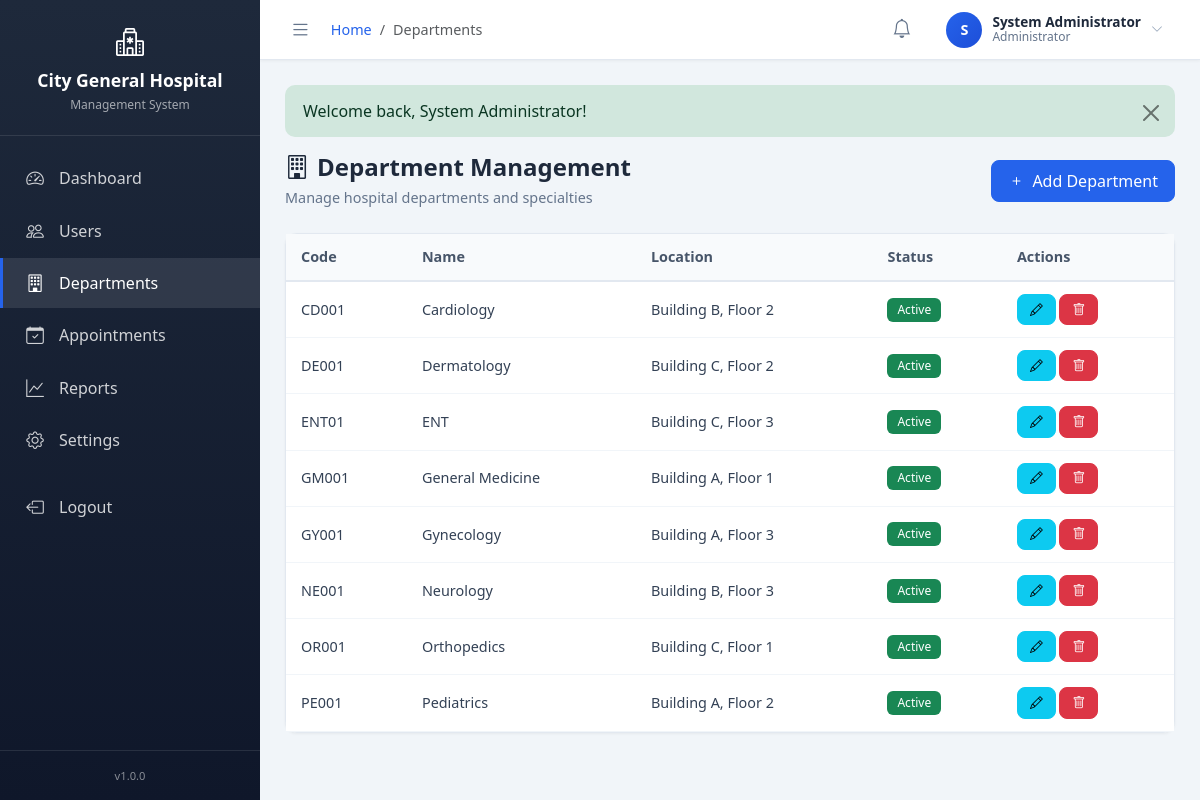
/pages/admin/departments.php (signed in), run on the app's committed database.
### tables this page shows
CREATE TABLE IF NOT EXISTS departments (
    dept_id         INT PRIMARY KEY AUTO_INCREMENT,
    dept_name       VARCHAR(100) NOT NULL,
    dept_code       VARCHAR(20) UNIQUE,
    description     TEXT,
    location        VARCHAR(100),
    is_active       TINYINT(1) DEFAULT 1,
    created_at      TIMESTAMP DEFAULT CURRENT_TIMESTAMP
);

### pages/admin/departments.php (the view, shortened to what this page needs)
<?php
$db = getDB();
$action = $_GET['action'] ?? 'list';
$stmt = $db->query("SELECT * FROM departments ORDER BY dept_name");
$departments = $stmt->fetchAll();
$editDept = null;
include __DIR__ . '/../../includes/header.php';
?>
<div class="page-header d-flex justify-content-between align-items-center">
    <div>
        <h2><i class="bi bi-building me-2"></i>Department Management</h2>
        <p>Manage hospital departments and specialties</p>
    </div>
    <a href="?action=add" class="btn btn-primary"><i class="bi bi-plus me-2"></i>Add Department</a>
</div>
<?php if ($action === 'add' || ($action === 'edit' && $editDept)): ?>
<div class="card">
    <div class="card-header">
        <h5><?php echo $editDept ? 'Edit Department' : 'Add Department'; ?></h5>
    </div>
    <div class="card-body">
        <form method="POST">
            <?php if ($editDept): ?><input type="hidden" name="dept_id" value="<?php echo $editDept['dept_id']; ?>"><?php endif; ?>
            <div class="row">
                <div class="col-md-6 mb-3">
                    <label class="form-label">Department Name *</label>
                    <input type="text" name="dept_name" class="form-control" required value="<?php echo e($editDept['dept_name'] ?? ''); ?>">
                </div>
                <div class="col-md-6 mb-3">
                    <label class="form-label">Department Code</label>
                    <input type="text" name="dept_code" class="form-control" value="<?php echo e($editDept['dept_code'] ?? ''); ?>">
                </div>
            </div>
            <div class="mb-3">
                <label class="form-label">Description</label>
                <textarea name="description" class="form-control" rows="3"><?php echo e($editDept['description'] ?? ''); ?></textarea>
            </div>
            <div class="mb-3">
                <label class="form-label">Location</label>
                <input type="text" name="location" class="form-control" value="<?php echo e($editDept['location'] ?? ''); ?>">
            </div>
            <div class="mb-3 form-check">
                <input type="checkbox" name="is_active" class="form-check-input" id="isActive" <?php echo (!$editDept || $editDept['is_active']) ? 'checked' : ''; ?>>
                <label class="form-check-label" for="isActive">Active</label>
            </div>
            <button type="submit" class="btn btn-primary"><?php echo $editDept ? 'Update' : 'Create'; ?></button>
            <a href="?" class="btn btn-secondary">Cancel</a>
        </form>
    </div>
</div>
<?php else: ?>
<div class="card">
    <div class="card-body p-0">
        <div class="table-container">
            <table class="table">
                <thead>
                    <tr><th>Code</th><th>Name</th><th>Location</th><th>Status</th><th>Actions</th></tr>
                </thead>
                <tbody>
                    <?php foreach ($departments as $dept): ?>
                    <tr>
                        <td><?php echo e($dept['dept_code'] ?? '-'); ?></td>
                        <td><?php echo e($dept['dept_name']); ?></td>
                        <td><?php echo e($dept['location'] ?? '-'); ?></td>
                        <td><span class="badge bg-<?php echo $dept['is_active'] ? 'success' : 'secondary'; ?>"><?php echo $dept['is_active'] ? 'Active' : 'Inactive'; ?></span></td>
                        <td>
                            <a href="?action=edit&id=<?php echo $dept['dept_id']; ?>" class="btn btn-sm btn-info"><i class="bi bi-pencil"></i></a>
                            <form method="POST" action="?action=delete" class="d-inline" onsubmit="return confirm('Delete this department?');">
                                <button type="submit" class="btn btn-sm btn-danger"><i class="bi bi-trash"></i></button>
                            </form>
                        </td>
                    </tr>
                    <?php endforeach; ?>
                </tbody>
            </table>
        </div>
    </div>
</div>
<?php endif; ?>
<?php include __DIR__ . '/../../includes/footer.php'; ?>

### assets/css/style.css (style rules this page uses)
:root { --primary-color: #2563eb; --primary-dark: #1d4ed8; --secondary-color: #64748b; --success-color: #10b981; --warning-color: #f59e0b; --danger-color: #ef4444; --info-color: #3b82f6; --light-color: #f8fafc; --dark-color: #1e293b; --sidebar-width: 260px; --sidebar-collapsed: 70px; --header-height: 60px; --transition-speed: 0.3s; }
body { font-family: 'Segoe UI', system-ui, -apple-system, sans-serif; background-color: #f1f5f9; color: #334155; overflow-x: hidden; }
h1, h2, h3, h4, h5, h6 { font-weight: 600; color: #1e293b; }
a { text-decoration: none; color: var(--primary-color); }
.page-header { margin-bottom: 25px; }
.page-header h2 { margin: 0; font-size: 1.5rem; }
.page-header p { color: #64748b; margin: 5px 0 0; font-size: 0.9rem; }
.card { border: 1px solid #e2e8f0; border-radius: 12px; box-shadow: 0 1px 3px rgba(0,0,0,0.05); margin-bottom: 20px; }
.card-body { padding: 20px; }
.table-container { overflow-x: auto; }
.table { margin: 0; font-size: 0.9rem; }
.table thead th { background: #f8fafc; font-weight: 600; color: #475569; border-bottom: 2px solid #e2e8f0; padding: 12px 15px; white-space: nowrap; }
.table tbody td { padding: 12px 15px; vertical-align: middle; color: #334155; border-bottom: 1px solid #f1f5f9; }
.badge { padding: 6px 10px; font-size: 0.75rem; font-weight: 500; border-radius: 6px; }
.btn { font-weight: 500; padding: 8px 16px; border-radius: 8px; transition: all 0.2s; }
.btn-sm { padding: 5px 12px; font-size: 0.8rem; }
.btn-primary { background: var(--primary-color); border-color: var(--primary-color); }

### data on the page
departments: dept_code "CD001", dept_name "Cardiology", location "Building B, Floor 2", is_active "Active"
departments: dept_code "DE001", dept_name "Dermatology", location "Building C, Floor 2", is_active "Active"
departments: dept_code "ENT01", dept_name "ENT", location "Building C, Floor 3", is_active "Active"
departments: dept_code "GM001", dept_name "General Medicine", location "Building A, Floor 1", is_active "Active"
departments: dept_code "GY001", dept_name "Gynecology", location "Building A, Floor 3", is_active "Active"
departments: dept_code "NE001", dept_name "Neurology", location "Building B, Floor 3", is_active "Active"
departments: dept_code "OR001", dept_name "Orthopedics", location "Building C, Floor 1", is_active "Active"
departments: dept_code "PE001", dept_name "Pediatrics", location "Building A, Floor 2", is_active "Active"

### other printed values
APP_NAME "City General Hospital"
$item[1] "Dashboard"
$item[1] "Users"
$item[1] "Departments"
$item[1] "Appointments"
$item[1] "Reports"
$item[1] "Settings"
APP_VERSION "1.0.0"
$pageTitle "Departments"
substr($_SESSION['full_name'] ?? 'U', 0, 1) "S"
$_SESSION['full_name'] "System Administrator"
$_SESSION['role_name'] "Administrator"
$flash['message'] "Welcome back, System Administrator!"
